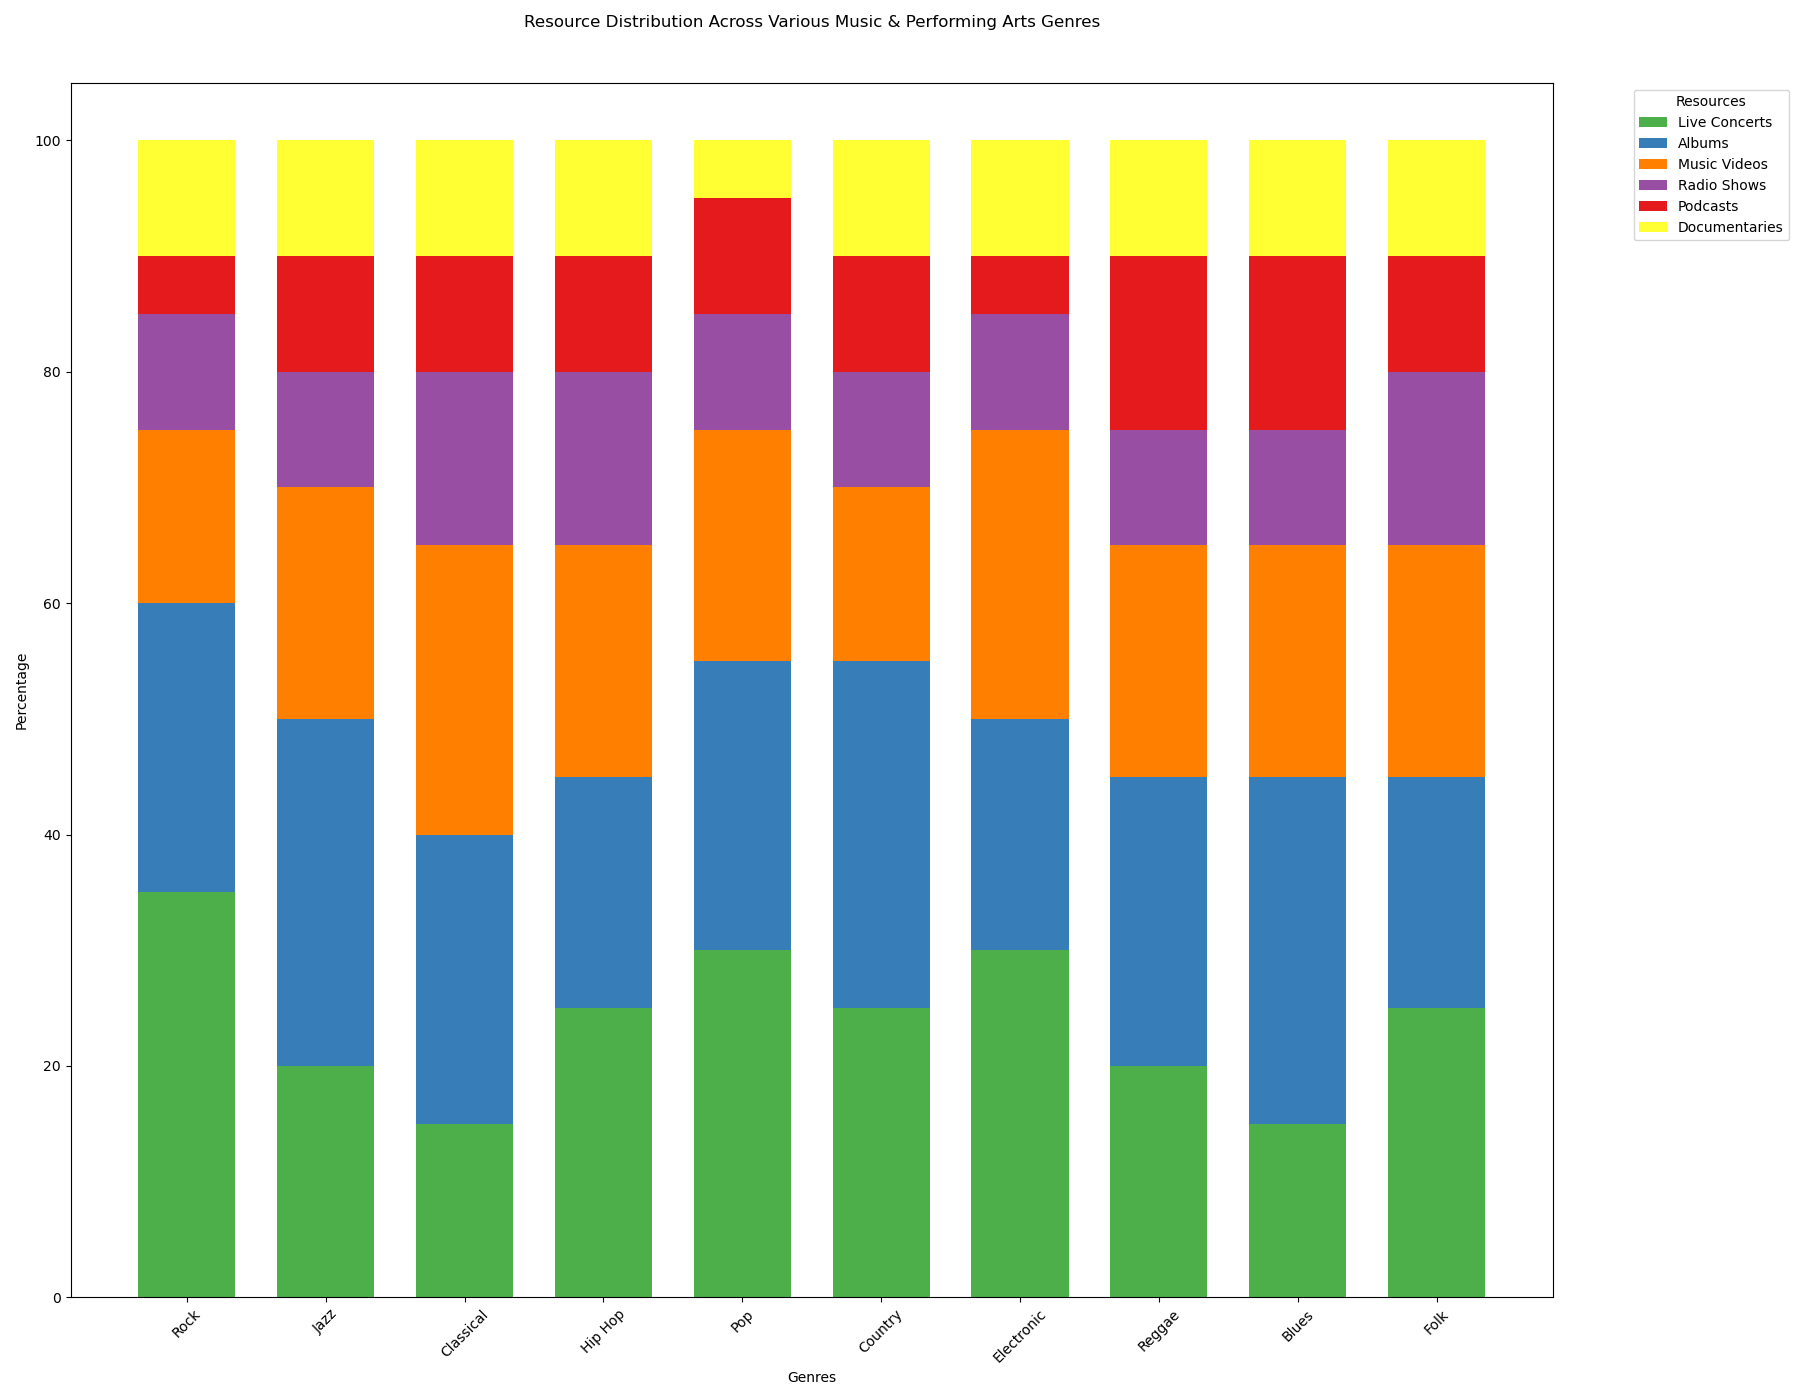

The Python source for this figure:

import matplotlib.pyplot as plt
import pandas as pd
import seaborn as sns

data = [
    {'Category': 'Rock', 'Live Concerts': '35%', 'Albums': '25%', 'Music Videos': '15%', 'Radio Shows': '10%', 'Podcasts': '5%', 'Documentaries': '10%'},
    {'Category': 'Jazz', 'Live Concerts': '20%', 'Albums': '30%', 'Music Videos': '20%', 'Radio Shows': '10%', 'Podcasts': '10%', 'Documentaries': '10%'},
    {'Category': 'Classical', 'Live Concerts': '15%', 'Albums': '25%', 'Music Videos': '25%', 'Radio Shows': '15%', 'Podcasts': '10%', 'Documentaries': '10%'},
    {'Category': 'Hip Hop', 'Live Concerts': '25%', 'Albums': '20%', 'Music Videos': '20%', 'Radio Shows': '15%', 'Podcasts': '10%', 'Documentaries': '10%'},
    {'Category': 'Pop', 'Live Concerts': '30%', 'Albums': '25%', 'Music Videos': '20%', 'Radio Shows': '10%', 'Podcasts': '10%', 'Documentaries': '5%'},
    {'Category': 'Country', 'Live Concerts': '25%', 'Albums': '30%', 'Music Videos': '15%', 'Radio Shows': '10%', 'Podcasts': '10%', 'Documentaries': '10%'},
    {'Category': 'Electronic', 'Live Concerts': '30%', 'Albums': '20%', 'Music Videos': '25%', 'Radio Shows': '10%', 'Podcasts': '5%', 'Documentaries': '10%'},
    {'Category': 'Reggae', 'Live Concerts': '20%', 'Albums': '25%', 'Music Videos': '20%', 'Radio Shows': '10%', 'Podcasts': '15%', 'Documentaries': '10%'},
    {'Category': 'Blues', 'Live Concerts': '15%', 'Albums': '30%', 'Music Videos': '20%', 'Radio Shows': '10%', 'Podcasts': '15%', 'Documentaries': '10%'},
    {'Category': 'Folk', 'Live Concerts': '25%', 'Albums': '20%', 'Music Videos': '20%', 'Radio Shows': '15%', 'Podcasts': '10%', 'Documentaries': '10%'}
]

df = pd.DataFrame(data)
df = df.set_index('Category')
df = df.applymap(lambda x: int(x.replace('%', '')))

cumulative_sum = df.cumsum(axis=1)

colors = ['#4daf4a', '#377eb8', '#ff7f00', '#984ea3', '#e41a1c', '#ffff33']

fig, ax = plt.subplots(figsize=(18, 14))

bottom = None

for column, color in zip(df.columns, colors):
    ax.bar(df.index, df[column], bottom=bottom, label=column, color=color, width=0.7)
    bottom = cumulative_sum[column]

ax.legend(title='Resources', bbox_to_anchor=(1.05, 1), loc='upper left')

ax.set_ylabel('Percentage')
ax.set_xlabel('Genres')
ax.set_title('Resource Distribution Across Various Music & Performing Arts Genres', pad=40)

plt.xticks(rotation=45)
plt.tight_layout()
plt.show()
